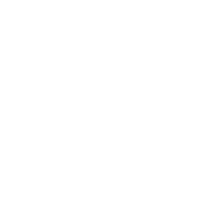
Frame 1 (no input)
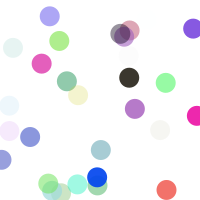
Frame 60 (the mouse pressed at the canvas centre just before this capture)
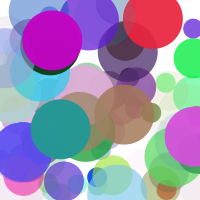
Frame 120 (the mouse held since frame 60 and released just before this capture)

The Processing sketch that drew these frames (run headless with seeded random() and noise(); from frame 60 on, the mouse is pressed at the canvas centre):

// Processing sketch: processing_159831
// ── processing_159831.pde

// Combination of in-class example and Example 4-7

float r;
float g;
float b;
float a;
float diam;
float x;
float y;
int state;
int count;

void setup() {
  state = 0;
  size(200,200);
  background(255);
  smooth();    
}

void draw() {
  // Each time through draw(), new random numbers are picked for a new ellipse.
 
   count++;
  if(count > 30){
    count = 0;
    state++;
    if(state > 8){
       state = 0;
       background(255);
    } 
  }
  
  r = random(255);
  g = random(255);
  b = random(255);
  a = random(255);
  diam = state * 20;
  x = random(width);
  y = random(height);
  
  // Use values to draw an ellipse
  noStroke();
  fill(r,g,b,a);
  ellipse(x,y,diam,diam);
}
